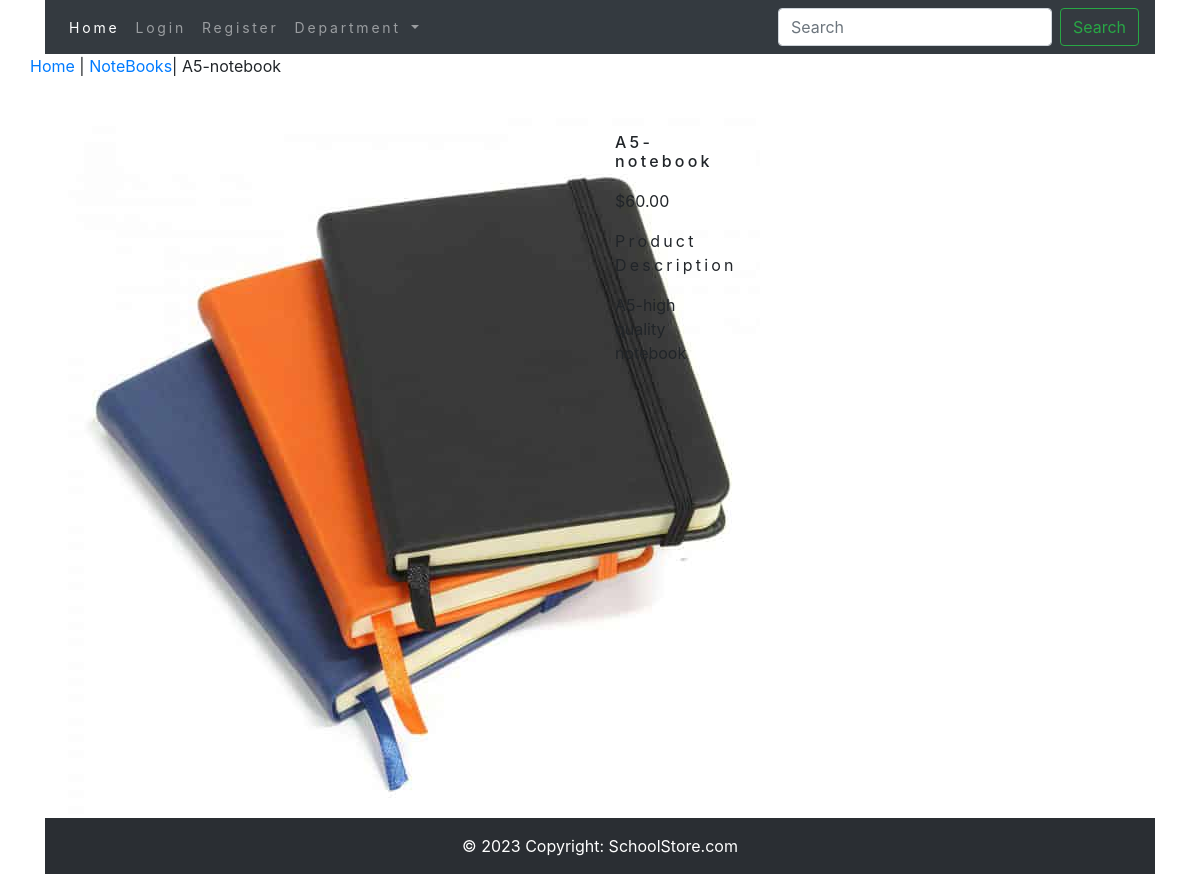
The app's page /notebooks/a5-notebook/ with its own data.
### schoolapp/models.py (models this page shows, shortened)
class Product(models.Model):
    name = models.CharField(max_length=100, unique=True)
    slug = models.SlugField(max_length=250, unique=True)
    description = models.TextField(blank=True)
    image = models.ImageField(upload_to='product', blank=True)
    price=models.DecimalField(max_digits=10,decimal_places=2)
    category=models.ForeignKey(Category,on_delete=models.CASCADE)
    stock=models.IntegerField()
    available=models.BooleanField(default=True)
    created=models.DateTimeField(auto_now_add=True)
    updated=models.DateTimeField(auto_now=True)
    class Meta:
        ordering = ('name',)
        verbose_name = 'product'
        verbose_name_plural = 'products'

class Category(models.Model):
    name=models.CharField(max_length=100,unique=True)
    slug=models.SlugField(max_length=250,unique=True)
    description=models.TextField(blank=True)
    image=models.ImageField(upload_to='category',blank=True)
    class Meta:
        ordering=('name',)
        verbose_name='category'
        verbose_name_plural='categories'
    def __str__(self):
        return '{}'.format(self.name)
    def get_url(self):
        return reverse('schoolapp:products_by_category', args=[self.slug])

### schoolapp/views.py (the view)
# urls.py: path('<slug:c_slug>/<slug:product_slug>/',views.proDetail,name="ProdutCategoryDetail"),
def proDetail(request,c_slug,product_slug):
    try:
        product=Product.objects.get(category__slug=c_slug,slug=product_slug)
    except  Exception as e:
        raise e
    return render(request,"product.html",{'product':product})

### schoolapp/context_processors.py (called while the page is built)
def menu_link(request):
    link=Category.objects.all()
    return dict(links=link)

### templates/product.html (shortened to what this page needs)
{% extends 'base.html' %}
{% load static %}
{% block content %}
<div class="row mt_prod_row_class">
    <div class="mx_auto">
        <p><a href="{% url 'schoolapp:allProCat' %}">Home</a> | <a href="{{ product.category.get_url }}">{{ product.category }}</a>| {{ product.name }}</p>
    </div>
</div>
<div class="container">
 <br>
    <div class="row">
        <div class="col-12 col-sm-12 col-md-12 col-lg-6 text-center">
            <div style="min-width:18rem">
                <img src="{{ product.image.url }}" alt="{{ product.name }}">
            </div>
        </div>
    <div>
        <div class="col-12 col-sm-12 col-md-12 col-lg-6">
            <div>
                <h1 class="my_prod_title">{{ product.name }}</h1>
                <p>${{ product.price }}</p>
                <p class="my_title"> Product Description</p>
                <p class="text-justify my_prod_text">{{ product.description }}</p>
            </div>
        </div>
    </div>
    </div>
</div>
{% endblock %}

### static/css/coustom.css (style rules this page uses)
body { font-family: 'Roboto', sans-serif; }
.my_title { font-size: 16px; text_transform:uppercase; letter-spacing:.2em; }
.my_prod_title { font-size: 16px; text_transform:uppercase; letter-spacing:.2em; padding-top: 15px; padding-bottom: 10px; }
.my_prod_text { padding-right: 20px; }

### records on screen
Product: category "NoteBooks", name "A5-notebook", image (picture), price "60.00", description "A5-high quality notebook"
